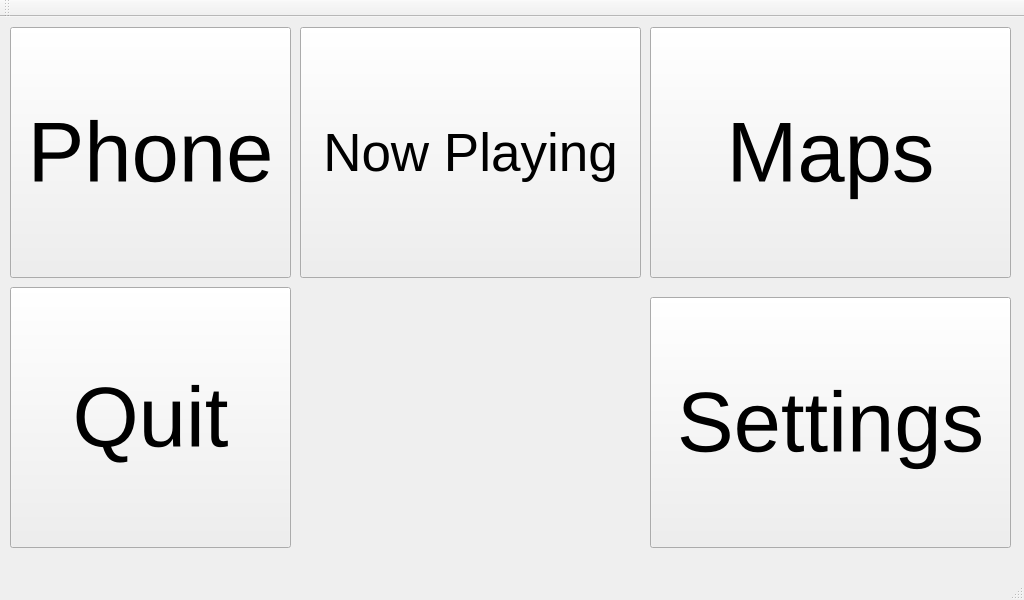
<?xml version="1.0" encoding="UTF-8"?>
<ui version="4.0">
 <class>MainWindow</class>
 <widget class="QMainWindow" name="MainWindow">
  <property name="geometry">
   <rect>
    <x>0</x>
    <y>0</y>
    <width>1024</width>
    <height>600</height>
   </rect>
  </property>
  <property name="windowTitle">
   <string>MainWindow</string>
  </property>
  <widget class="QWidget" name="centralWidget">
   <widget class="QPushButton" name="phone">
    <property name="geometry">
     <rect>
      <x>10</x>
      <y>10</y>
      <width>281</width>
      <height>251</height>
     </rect>
    </property>
    <property name="font">
     <font>
      <pointsize>64</pointsize>
     </font>
    </property>
    <property name="text">
     <string>Phone</string>
    </property>
   </widget>
   <widget class="QPushButton" name="maps">
    <property name="geometry">
     <rect>
      <x>650</x>
      <y>10</y>
      <width>361</width>
      <height>251</height>
     </rect>
    </property>
    <property name="font">
     <font>
      <pointsize>64</pointsize>
     </font>
    </property>
    <property name="text">
     <string>Maps</string>
    </property>
   </widget>
   <widget class="QPushButton" name="nowplaying">
    <property name="geometry">
     <rect>
      <x>300</x>
      <y>10</y>
      <width>341</width>
      <height>251</height>
     </rect>
    </property>
    <property name="font">
     <font>
      <pointsize>40</pointsize>
     </font>
    </property>
    <property name="text">
     <string>Now Playing</string>
    </property>
   </widget>
   <widget class="QPushButton" name="settings">
    <property name="geometry">
     <rect>
      <x>650</x>
      <y>280</y>
      <width>361</width>
      <height>251</height>
     </rect>
    </property>
    <property name="font">
     <font>
      <pointsize>64</pointsize>
     </font>
    </property>
    <property name="text">
     <string>Settings</string>
    </property>
   </widget>
   <widget class="QPushButton" name="quit">
    <property name="geometry">
     <rect>
      <x>10</x>
      <y>270</y>
      <width>281</width>
      <height>261</height>
     </rect>
    </property>
    <property name="font">
     <font>
      <pointsize>64</pointsize>
     </font>
    </property>
    <property name="text">
     <string>Quit</string>
    </property>
   </widget>
  </widget>
  <widget class="QMenuBar" name="menuBar">
   <property name="geometry">
    <rect>
     <x>0</x>
     <y>0</y>
     <width>1024</width>
     <height>23</height>
    </rect>
   </property>
  </widget>
  <widget class="QToolBar" name="mainToolBar">
   <attribute name="toolBarArea">
    <enum>TopToolBarArea</enum>
   </attribute>
   <attribute name="toolBarBreak">
    <bool>false</bool>
   </attribute>
  </widget>
  <widget class="QStatusBar" name="statusBar"/>
 </widget>
 <layoutdefault spacing="6" margin="11"/>
 <resources/>
 <connections/>
</ui>
